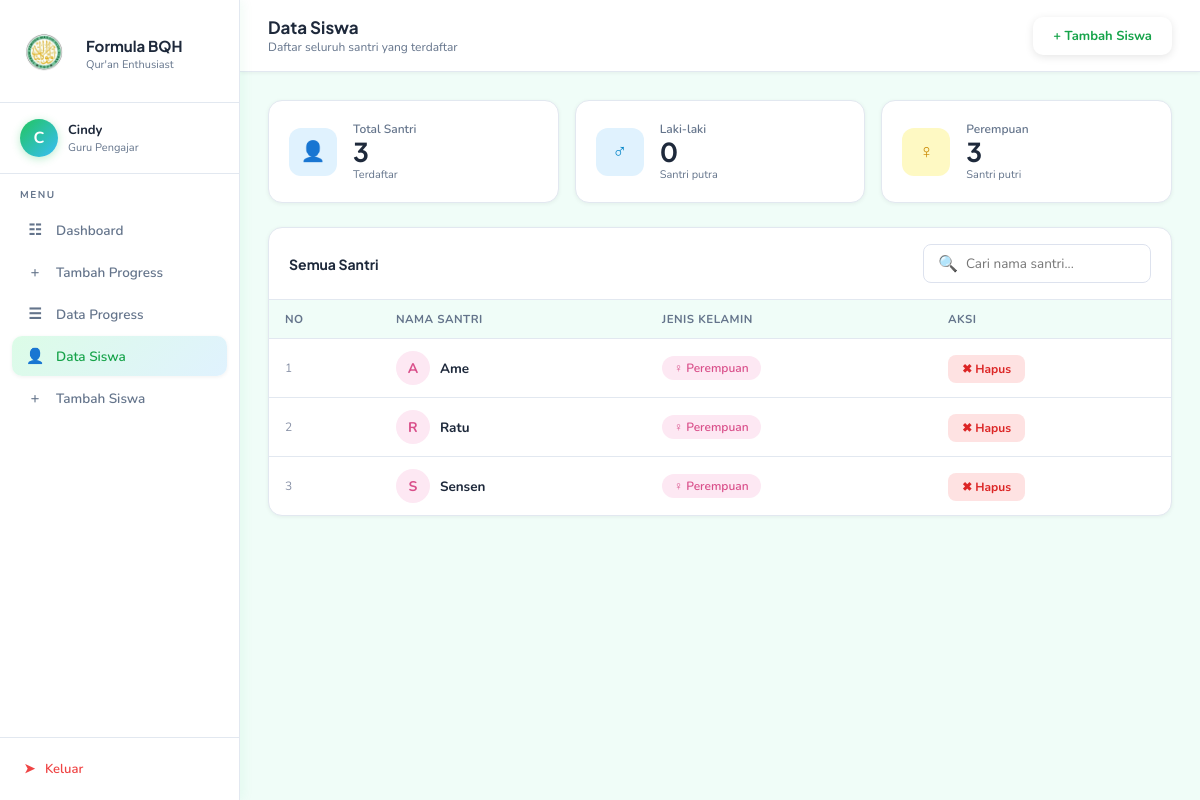
/data_siswa.php (signed in), run on the app's committed database.
### tables this page shows
CREATE TABLE `siswa` (
  `id_siswa` int NOT NULL,
  `nama` varchar(100) NOT NULL,
  `jenis_kelamin` enum('Laki-laki','Perempuan') NOT NULL
);

### data_siswa.php (the view, shortened to what this page needs)
<?php
require_once 'config/koneksi.php';
$nama    = $_SESSION['nama'];
$inisial = strtoupper(substr($nama, 0, 1));
$query          = mysqli_query($koneksi, "SELECT * FROM siswa ORDER BY nama ASC");
$totalSiswa     = mysqli_num_rows($query);
$totalLaki      = mysqli_num_rows(mysqli_query($koneksi, "SELECT id_siswa FROM siswa WHERE jenis_kelamin='Laki-laki'"));
$totalPerempuan = $totalSiswa - $totalLaki;
?>
<!DOCTYPE html>
<html lang="id">
<head>
    <link rel="stylesheet" href="tampilan/style.css">
</head>
<body>
<div class="wrapper">
    <aside class="sidebar">
        <div class="sidebar-logo">
            <img src="tampilan/logoululalbab.png" alt="Logo BQH" class="sidebar-logo-img">
            <div>
                <div class="app-name">Formula BQH</div>
                <div class="app-sub">Qur'an Enthusiast</div>
            </div>
        </div>
        <div class="user-card">
            <div class="avatar"><?= $inisial ?></div>
            <div>
                <div class="user-name"><?= htmlspecialchars($nama) ?></div>
                <div class="user-role">Guru Pengajar</div>
            </div>
        </div>
        <nav>
            <div class="nav-label">Menu</div>
            <a href="dashboard.php"       class="nav-item"><span class="icon">&#9783;</span> Dashboard</a>
            <a href="tambah_progress.php" class="nav-item"><span class="icon">&#43;</span> Tambah Progress</a>
            <a href="data_progress.php"   class="nav-item"><span class="icon">&#9776;</span> Data Progress</a>
            <a href="data_siswa.php"      class="nav-item active"><span class="icon">&#128100;</span> Data Siswa</a>
            <a href="tambah_siswa.php"    class="nav-item"><span class="icon">&#43;</span> Tambah Siswa</a>
        </nav>
        <div class="logout-area">
            <a href="logout.php" class="logout-btn"><span class="icon">&#10148;</span> Keluar</a>
        </div>
    </aside>
    <main class="main">
        <div class="topbar">
            <div>
                <div class="topbar-title">Data Siswa</div>
                <div class="topbar-sub">Daftar seluruh santri yang terdaftar</div>
            </div>
            <a href="tambah_siswa.php" class="btn-primary">&#43; Tambah Siswa</a>
        </div>
        <div class="content">
            <div class="stats-grid">
                <div class="stat-card">
                    <div class="stat-icon blue">&#128100;</div>
                    <div>
                        <div class="stat-label">Total Santri</div>
                        <div class="stat-value"><?= $totalSiswa ?></div>
                        <div class="stat-sub">Terdaftar</div>
                    </div>
                </div>
                <div class="stat-card">
                    <div class="stat-icon blue">&#9794;</div>
                    <div>
                        <div class="stat-label">Laki-laki</div>
                        <div class="stat-value"><?= $totalLaki ?></div>
                        <div class="stat-sub">Santri putra</div>
                    </div>
                </div>
                <div class="stat-card">
                    <div class="stat-icon amber">&#9792;</div>
                    <div>
                        <div class="stat-label">Perempuan</div>
                        <div class="stat-value"><?= $totalPerempuan ?></div>
                        <div class="stat-sub">Santri putri</div>
                    </div>
                </div>
            </div>
            <div class="card">
                <div class="card-header">
                    <div class="card-title">Semua Santri</div>
                    <div class="search-bar">
                        <span>&#128269;</span>
                        <input type="text" id="searchInput" placeholder="Cari nama santri..." onkeyup="filterTable()">
                    </div>
                </div>
                <div class="card-body" style="padding:0;">
                    <div class="table-wrap">
                        <table id="siswaTable">
                            <thead>
                                <tr>
                                    <th>No</th>
                                    <th>Nama Santri</th>
                                    <th>Jenis Kelamin</th>
                                    <th>Aksi</th>
                                </tr>
                            </thead>
                            <tbody>
                            <?php if ($totalSiswa === 0): ?>
                                <tr>
                                    <td colspan="4" style="text-align:center; padding:40px; color:#8a93a8;">
                                        <div style="font-size:36px; margin-bottom:12px;">&#128100;</div>
                                        <div style="margin-bottom:14px;">Belum ada data santri.</div>
                                        <a href="tambah_siswa.php" class="btn-primary">&#43; Tambah Siswa Pertama</a>
                                    </td>
                                </tr>
                            <?php else: $no = 1; while ($s = mysqli_fetch_assoc($query)):
                                $isLaki      = ($s['jenis_kelamin'] === 'Laki-laki');
                                $genderIcon  = $isLaki ? '♂' : '♀';
                                $genderColor = $isLaki ? '#2563a8' : '#d94f8a';
                                $genderBg    = $isLaki ? '#e8f0fb' : '#fde8f3';
                            ?>
                                <tr>
                                    <td style="color:#8a93a8; font-size:12px;"><?= $no++ ?></td>
                                    <td>
                                        <div style="display:flex; align-items:center; gap:10px;">
                                            <div style="width:34px; height:34px; border-radius:50%; background:<?= $genderBg ?>; color:<?= $genderColor ?>; display:flex; align-items:center; justify-content:center; font-size:14px; font-weight:700;">
                                                <?= strtoupper(substr($s['nama'], 0, 1)) ?>
                                            </div>
                                            <strong><?= htmlspecialchars($s['nama']) ?></strong>
                                        </div>
                                    </td>
                                    <td>
                                        <span style="display:inline-flex; align-items:center; gap:5px; background:<?= $genderBg ?>; color:<?= $genderColor ?>; padding:4px 12px; border-radius:20px; font-size:12px; font-weight:600;">
                                            <?= $genderIcon ?> <?= htmlspecialchars($s['jenis_kelamin']) ?>
                                        </span>
                                    </td>
                                    <td>
                                        <a href="hapus_siswa.php?id=<?= $s['id_siswa'] ?>"
                                           onclick="return confirm('Yakin hapus santri <?= htmlspecialchars(addslashes($s['nama'])) ?>?')"
                                           class="btn-danger">&#10006; Hapus</a>
                                    </td>
                                </tr>
                            <?php endwhile; endif; ?>
                            </tbody>
                        </table>
                    </div>
                </div>
            </div>
        </div>
    </main>
</div>
</body>
</html>

### data_siswa.php (style rules this page uses)
.search-bar { display:flex; align-items:center; gap:8px; background:#fff; border:1px solid #dde2ee; border-radius:8px; padding:0 14px; max-width:260px; }
.search-bar input { border:none; outline:none; padding:9px 0; font-size:13.5px; width:100%; font-family:inherit; background:transparent; }

### data on the page
siswa: nama "A", nama "Ame", jenis_kelamin "♀", jenis_kelamin "Perempuan"
siswa: nama "R", nama "Ratu", jenis_kelamin "♀", jenis_kelamin "Perempuan"
siswa: nama "S", nama "Sensen", jenis_kelamin "♀", jenis_kelamin "Perempuan"

### other printed values
$inisial "C"
$nama "Cindy"
$totalSiswa "3"
$totalLaki "0"
$totalPerempuan "3"
